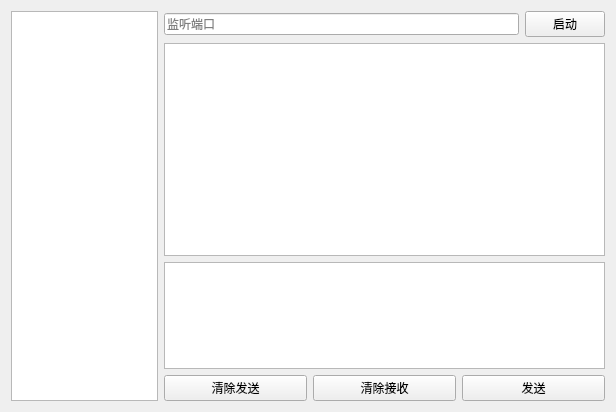
<?xml version="1.0" encoding="UTF-8"?>
<ui version="4.0">
 <class>TcpServer</class>
 <widget class="QWidget" name="TcpServer">
  <property name="geometry">
   <rect>
    <x>0</x>
    <y>0</y>
    <width>616</width>
    <height>412</height>
   </rect>
  </property>
  <property name="windowTitle">
   <string>TcpServer</string>
  </property>
  <layout class="QHBoxLayout" name="horizontalLayout_3" stretch="1,3">
   <item>
    <widget class="QListWidget" name="listWidget"/>
   </item>
   <item>
    <layout class="QVBoxLayout" name="verticalLayout" stretch="1,10,5,1">
     <item>
      <layout class="QHBoxLayout" name="horizontalLayout">
       <item>
        <widget class="QLineEdit" name="portEdit">
         <property name="placeholderText">
          <string>监听端口</string>
         </property>
        </widget>
       </item>
       <item>
        <widget class="QPushButton" name="startBtn">
         <property name="text">
          <string>启动</string>
         </property>
        </widget>
       </item>
      </layout>
     </item>
     <item>
      <widget class="QTextBrowser" name="textBrowser"/>
     </item>
     <item>
      <widget class="QTextEdit" name="textEdit"/>
     </item>
     <item>
      <layout class="QHBoxLayout" name="horizontalLayout_2">
       <item>
        <widget class="QPushButton" name="clearSendBtn">
         <property name="text">
          <string>清除发送</string>
         </property>
        </widget>
       </item>
       <item>
        <widget class="QPushButton" name="clearRecvBtn">
         <property name="text">
          <string>清除接收</string>
         </property>
        </widget>
       </item>
       <item>
        <widget class="QPushButton" name="sendBtn">
         <property name="text">
          <string>发送</string>
         </property>
        </widget>
       </item>
      </layout>
     </item>
    </layout>
   </item>
  </layout>
 </widget>
 <resources/>
 <connections/>
</ui>
